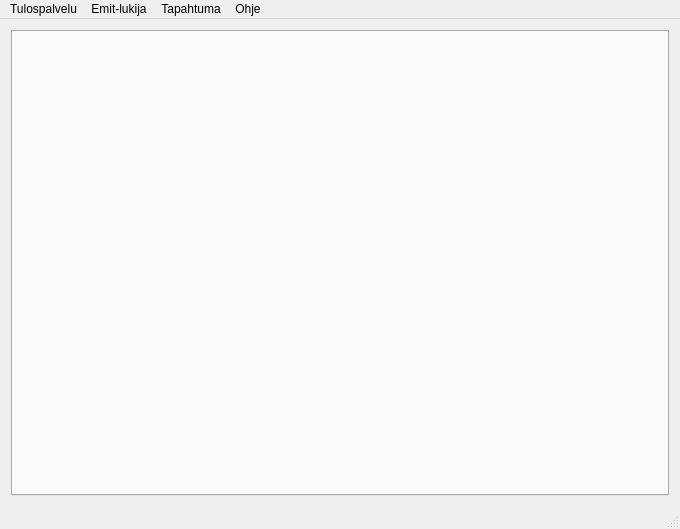
<?xml version="1.0" encoding="UTF-8"?>
<ui version="4.0">
 <class>MainWindow</class>
 <widget class="QMainWindow" name="MainWindow">
  <property name="geometry">
   <rect>
    <x>0</x>
    <y>0</y>
    <width>680</width>
    <height>529</height>
   </rect>
  </property>
  <property name="windowTitle">
   <string>Tulospalvelu</string>
  </property>
  <widget class="QWidget" name="centralWidget">
   <layout class="QVBoxLayout" name="verticalLayout">
    <item>
     <widget class="QTabWidget" name="tabWidget">
      <property name="currentIndex">
       <number>-1</number>
      </property>
     </widget>
    </item>
   </layout>
  </widget>
  <widget class="QMenuBar" name="menuBar">
   <property name="geometry">
    <rect>
     <x>0</x>
     <y>0</y>
     <width>680</width>
     <height>29</height>
    </rect>
   </property>
   <widget class="QMenu" name="menuTulospalevlu">
    <property name="title">
     <string>Tulospalvelu</string>
    </property>
    <addaction name="actionTapahtuma_hallinta"/>
    <addaction name="separator"/>
    <addaction name="actionTuo_kilpailijatietokanta"/>
    <addaction name="actionVie_kilpailijatietokanta"/>
    <addaction name="separator"/>
    <addaction name="actionLopeta"/>
   </widget>
   <widget class="QMenu" name="menuEmitReader">
    <property name="title">
     <string>Emit-lukija</string>
    </property>
    <addaction name="actionTestEmitReader"/>
    <addaction name="actionSerialEmitReader"/>
   </widget>
   <widget class="QMenu" name="menuTapahtuma">
    <property name="title">
     <string>Tapahtuma</string>
    </property>
    <addaction name="actionSarjat"/>
    <addaction name="separator"/>
    <addaction name="actionTulokset"/>
   </widget>
   <widget class="QMenu" name="menuOhje">
    <property name="title">
     <string>Ohje</string>
    </property>
    <addaction name="actionTietoja"/>
   </widget>
   <addaction name="menuTulospalevlu"/>
   <addaction name="menuEmitReader"/>
   <addaction name="menuTapahtuma"/>
   <addaction name="menuOhje"/>
  </widget>
  <widget class="QStatusBar" name="statusBar"/>
  <action name="actionLopeta">
   <property name="text">
    <string>Lopeta</string>
   </property>
  </action>
  <action name="actionTestEmitReader">
   <property name="text">
    <string>TestEmitReader</string>
   </property>
  </action>
  <action name="actionSerialEmitReader">
   <property name="text">
    <string>SarjaporttiReader</string>
   </property>
  </action>
  <action name="actionSarjat">
   <property name="text">
    <string>Sarjat</string>
   </property>
  </action>
  <action name="actionTulokset">
   <property name="text">
    <string>Tulokset</string>
   </property>
  </action>
  <action name="actionTietoja">
   <property name="text">
    <string>Tietoja</string>
   </property>
  </action>
  <action name="actionTuo_kilpailijatietokanta">
   <property name="text">
    <string>Tuo kilpailijoita</string>
   </property>
  </action>
  <action name="actionVie_kilpailijatietokanta">
   <property name="text">
    <string>Vie kilpailijoita</string>
   </property>
  </action>
  <action name="actionTapahtuma_hallinta">
   <property name="text">
    <string>Tapahtuma hallinta</string>
   </property>
  </action>
 </widget>
 <layoutdefault spacing="6" margin="11"/>
 <resources/>
 <connections>
  <connection>
   <sender>actionLopeta</sender>
   <signal>triggered()</signal>
   <receiver>MainWindow</receiver>
   <slot>close()</slot>
   <hints>
    <hint type="sourcelabel">
     <x>-1</x>
     <y>-1</y>
    </hint>
    <hint type="destinationlabel">
     <x>330</x>
     <y>171</y>
    </hint>
   </hints>
  </connection>
 </connections>
</ui>
